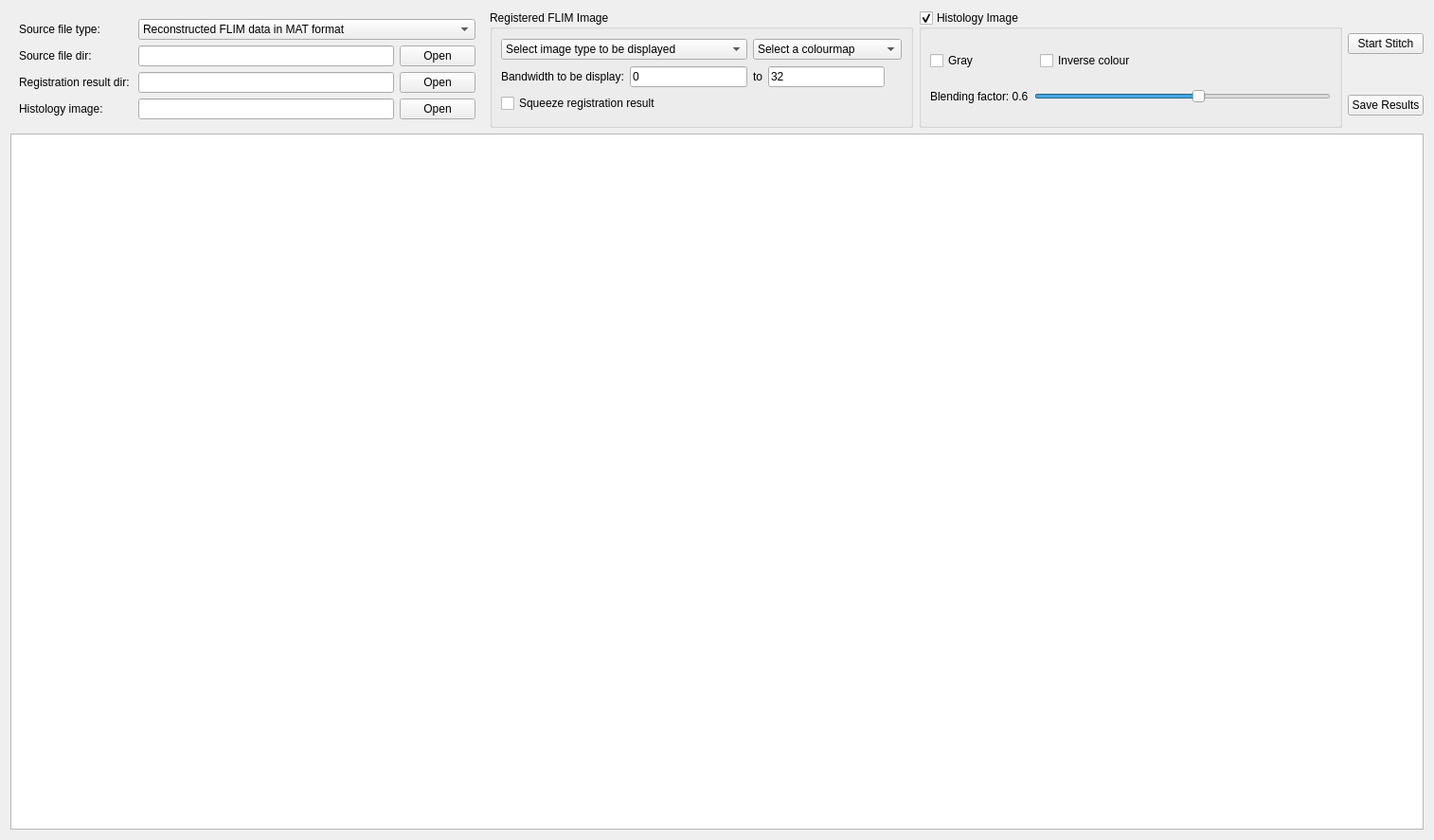
<?xml version="1.0" encoding="UTF-8"?>
<ui version="4.0">
 <class>StitchViewer</class>
 <widget class="QWidget" name="StitchViewer">
  <property name="geometry">
   <rect>
    <x>0</x>
    <y>0</y>
    <width>1514</width>
    <height>887</height>
   </rect>
  </property>
  <property name="windowTitle">
   <string>StitchViewer</string>
  </property>
  <layout class="QGridLayout" name="gridLayout_4">
   <item row="0" column="0" rowspan="2">
    <widget class="QWidget" name="widget" native="true">
     <property name="minimumSize">
      <size>
       <width>500</width>
       <height>0</height>
      </size>
     </property>
     <layout class="QGridLayout" name="gridLayout">
      <item row="2" column="1">
       <widget class="QLineEdit" name="regResultDirLineEdit">
        <property name="minimumSize">
         <size>
          <width>240</width>
          <height>0</height>
         </size>
        </property>
       </widget>
      </item>
      <item row="1" column="0">
       <widget class="QLabel" name="label">
        <property name="text">
         <string>Source file dir: </string>
        </property>
       </widget>
      </item>
      <item row="1" column="2">
       <widget class="QPushButton" name="flimMatFileDirButton">
        <property name="text">
         <string>Open</string>
        </property>
       </widget>
      </item>
      <item row="2" column="2">
       <widget class="QPushButton" name="regResultDirButton">
        <property name="text">
         <string>Open</string>
        </property>
       </widget>
      </item>
      <item row="3" column="0">
       <widget class="QLabel" name="label_5">
        <property name="text">
         <string>Histology image: </string>
        </property>
       </widget>
      </item>
      <item row="2" column="0">
       <widget class="QLabel" name="label_2">
        <property name="text">
         <string>Registration result dir: </string>
        </property>
       </widget>
      </item>
      <item row="1" column="1">
       <widget class="QLineEdit" name="flimMatFileDirLineEdit">
        <property name="minimumSize">
         <size>
          <width>240</width>
          <height>0</height>
         </size>
        </property>
       </widget>
      </item>
      <item row="3" column="2">
       <widget class="QPushButton" name="histologyImageButton">
        <property name="text">
         <string>Open</string>
        </property>
       </widget>
      </item>
      <item row="3" column="1">
       <widget class="QLineEdit" name="histologyImageLineEdit">
        <property name="minimumSize">
         <size>
          <width>240</width>
          <height>0</height>
         </size>
        </property>
       </widget>
      </item>
      <item row="0" column="0">
       <widget class="QLabel" name="label_7">
        <property name="text">
         <string>Source file type: </string>
        </property>
       </widget>
      </item>
      <item row="0" column="1" colspan="2">
       <widget class="QComboBox" name="sourceFileTypeCombobox">
        <property name="currentText">
         <string>Reconstructed FLIM data in MAT format</string>
        </property>
        <item>
         <property name="text">
          <string>Reconstructed FLIM data in MAT format</string>
         </property>
        </item>
        <item>
         <property name="text">
          <string>Preprocessed FLIM images</string>
         </property>
        </item>
       </widget>
      </item>
     </layout>
    </widget>
   </item>
   <item row="0" column="1" rowspan="2">
    <widget class="QGroupBox" name="regFLIMImageGroupBox">
     <property name="minimumSize">
      <size>
       <width>0</width>
       <height>0</height>
      </size>
     </property>
     <property name="title">
      <string>Registered FLIM Image</string>
     </property>
     <property name="checkable">
      <bool>false</bool>
     </property>
     <layout class="QGridLayout" name="gridLayout_2">
      <item row="1" column="1">
       <widget class="QLineEdit" name="startBandWidthLineEdit">
        <property name="minimumSize">
         <size>
          <width>50</width>
          <height>0</height>
         </size>
        </property>
        <property name="text">
         <string>0</string>
        </property>
       </widget>
      </item>
      <item row="0" column="0" colspan="2">
       <widget class="QComboBox" name="imageTypeCombobox">
        <property name="currentText">
         <string>Select image type to be displayed</string>
        </property>
        <item>
         <property name="text">
          <string>Select image type to be displayed</string>
         </property>
        </item>
        <item>
         <property name="text">
          <string>Intensity</string>
         </property>
        </item>
        <item>
         <property name="text">
          <string>Lifetime</string>
         </property>
        </item>
        <item>
         <property name="text">
          <string>Intensity-weighted lifetime</string>
         </property>
        </item>
       </widget>
      </item>
      <item row="1" column="4">
       <widget class="QLineEdit" name="endBandWidthLineEdit">
        <property name="minimumSize">
         <size>
          <width>50</width>
          <height>0</height>
         </size>
        </property>
        <property name="text">
         <string>32</string>
        </property>
       </widget>
      </item>
      <item row="1" column="0">
       <widget class="QLabel" name="label_4">
        <property name="text">
         <string>Bandwidth to be display:</string>
        </property>
       </widget>
      </item>
      <item row="1" column="3">
       <widget class="QLabel" name="label_6">
        <property name="text">
         <string>to</string>
        </property>
       </widget>
      </item>
      <item row="0" column="3" colspan="5">
       <widget class="QComboBox" name="colourmapCombobox">
        <property name="currentText">
         <string>Select a colourmap</string>
        </property>
        <item>
         <property name="text">
          <string>Select a colourmap</string>
         </property>
        </item>
        <item>
         <property name="text">
          <string>jet</string>
         </property>
        </item>
        <item>
         <property name="text">
          <string>gray</string>
         </property>
        </item>
        <item>
         <property name="text">
          <string>hot</string>
         </property>
        </item>
        <item>
         <property name="text">
          <string>copper</string>
         </property>
        </item>
       </widget>
      </item>
      <item row="2" column="0" colspan="2">
       <widget class="QCheckBox" name="squeezeResultCheckBox">
        <property name="text">
         <string>Squeeze registration result</string>
        </property>
       </widget>
      </item>
     </layout>
    </widget>
   </item>
   <item row="0" column="2" rowspan="2">
    <widget class="QGroupBox" name="histologyImageGroupBox">
     <property name="title">
      <string>Histology Image</string>
     </property>
     <property name="checkable">
      <bool>true</bool>
     </property>
     <layout class="QGridLayout" name="gridLayout_3">
      <item row="0" column="0" colspan="2">
       <widget class="QCheckBox" name="grayHistologyImageCheckBox">
        <property name="text">
         <string>Gray</string>
        </property>
       </widget>
      </item>
      <item row="0" column="2">
       <widget class="QCheckBox" name="inverseColourHistologyImageCheckbox">
        <property name="text">
         <string>Inverse colour</string>
        </property>
       </widget>
      </item>
      <item row="1" column="0">
       <widget class="QLabel" name="label_3">
        <property name="text">
         <string>Blending factor: 0.6</string>
        </property>
       </widget>
      </item>
      <item row="0" column="3">
       <spacer name="horizontalSpacer">
        <property name="orientation">
         <enum>Qt::Horizontal</enum>
        </property>
        <property name="sizeHint" stdset="0">
         <size>
          <width>40</width>
          <height>20</height>
         </size>
        </property>
       </spacer>
      </item>
      <item row="1" column="1" colspan="3">
       <widget class="QSlider" name="horizontalSlider">
        <property name="minimum">
         <number>1</number>
        </property>
        <property name="maximum">
         <number>10</number>
        </property>
        <property name="pageStep">
         <number>2</number>
        </property>
        <property name="value">
         <number>6</number>
        </property>
        <property name="orientation">
         <enum>Qt::Horizontal</enum>
        </property>
       </widget>
      </item>
     </layout>
    </widget>
   </item>
   <item row="0" column="3">
    <widget class="QPushButton" name="startStitchButton">
     <property name="text">
      <string>Start Stitch</string>
     </property>
    </widget>
   </item>
   <item row="1" column="3">
    <widget class="QPushButton" name="saveButton">
     <property name="text">
      <string>Save Results</string>
     </property>
    </widget>
   </item>
   <item row="2" column="0" colspan="4">
    <widget class="QGraphicsView" name="stitchGraphicsView">
     <property name="minimumSize">
      <size>
       <width>800</width>
       <height>600</height>
      </size>
     </property>
    </widget>
   </item>
  </layout>
 </widget>
 <resources/>
 <connections/>
</ui>
